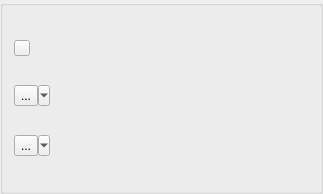
<?xml version="1.0" encoding="UTF-8"?>
<ui version="4.0">
 <class>RunButtonsFrame</class>
 <widget class="QGroupBox" name="RunButtonsFrame">
  <property name="geometry">
   <rect>
    <x>0</x>
    <y>0</y>
    <width>323</width>
    <height>194</height>
   </rect>
  </property>
  <property name="windowTitle">
   <string>Call Freqs</string>
  </property>
  <property name="title">
   <string/>
  </property>
  <layout class="QVBoxLayout" name="verticalLayout">
   <item>
    <layout class="QHBoxLayout" name="horizontalLayout">
     <item>
      <widget class="QPushButton" name="radioStatusIndicator">
       <property name="sizePolicy">
        <sizepolicy hsizetype="Fixed" vsizetype="Fixed">
         <horstretch>0</horstretch>
         <verstretch>0</verstretch>
        </sizepolicy>
       </property>
       <property name="maximumSize">
        <size>
         <width>16</width>
         <height>16</height>
        </size>
       </property>
       <property name="focusPolicy">
        <enum>Qt::NoFocus</enum>
       </property>
       <property name="text">
        <string/>
       </property>
      </widget>
     </item>
     <item>
      <widget class="QLabel" name="freqDisplay">
       <property name="sizePolicy">
        <sizepolicy hsizetype="Preferred" vsizetype="Fixed">
         <horstretch>0</horstretch>
         <verstretch>0</verstretch>
        </sizepolicy>
       </property>
       <property name="text">
        <string/>
       </property>
      </widget>
     </item>
    </layout>
   </item>
   <item>
    <widget class="QToolButton" name="RunButton1">
     <property name="focusPolicy">
      <enum>Qt::NoFocus</enum>
     </property>
     <property name="text">
      <string>...</string>
     </property>
     <property name="popupMode">
      <enum>QToolButton::MenuButtonPopup</enum>
     </property>
    </widget>
   </item>
   <item>
    <widget class="QToolButton" name="RunButton2">
     <property name="focusPolicy">
      <enum>Qt::NoFocus</enum>
     </property>
     <property name="text">
      <string>...</string>
     </property>
     <property name="popupMode">
      <enum>QToolButton::MenuButtonPopup</enum>
     </property>
    </widget>
   </item>
  </layout>
 </widget>
 <resources/>
 <connections/>
</ui>
